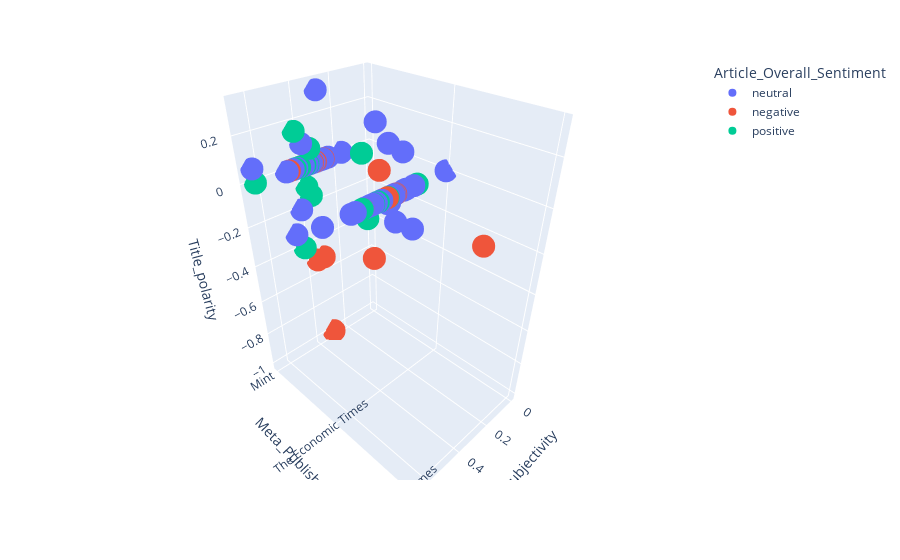

Notebook code for this chart:
### Code cell
print(df_raw['Meta_Publisher'].unique())
lis_of_media = ['The New York Times', 'The Economic Times', 'Mint']
df_temp = df_raw[df_raw['Meta_Publisher'].isin(lis_of_media)]

fig = px.scatter_3d(df_temp, x='Article_subjectivity', y='Meta_Publisher', z='Title_polarity',
              color='Article_Overall_Sentiment')
fig.show()

### Figure 1 — Plotly figure (JSON) as saved in the notebook; plotly's stock layout.template omitted (floating-point values rounded to 4 significant figures)
{"data": [{"hovertemplate": "Article_Overall_Sentiment=neutral<br>Article_subjectivity=%{x}<br>Meta_Publisher=%{y}<br>Title_polarity=%{z}<extra></extra>", "legendgroup": "neutral", "marker": {"color": "#636efa", "symbol": "circle"}, "mode": "markers", "name": "neutral", "scene": "scene", "showlegend": true, "type": "scatter3d", "x": [0.4283, 0.1815, 0.2, 0.4316, 0.3306, 0.3685, 0.3353, 0.3121, 0.4065, 0.4417, 0.5313, 0.4043, 0.2658, 0.2658, 0.2593, 0.4114, 0.3615, 0.4635, 0.3967, 0.3967, 0.3833, 0.3244, 0.3772, 0.2, 0.29, 0.2, 0, 0.3159, 0.2963, 0.2963, 0.2973, 0.2, 0.3487, 0.3136, 0.3938, 0.3421, 0.4617, 0.3737, 0.4076, 0.3049, 0.3533, 0.3049, 0.3533, 0.4681, 0.2888, 0.4289, 0.2, 0.3018, 0.475, 0.3253, 0.4277, 0.4277, 0.4337, 0.4249, 0.4337, 0.4249, 0.2819, 0.6375, 0.6375, 0.306, 0.4821, 0.4059, 0.4821, 0.4059, 0.3357, 0, 0.251, 0.4223, 0.3546, 0.3546, 0.6625, 0.5111, 0.3972, 0.2, 0.2976, 0.4471, 0.4471, 0.3477, 0.3239, 0.475, 0.2575, 0.3958, 0.4325, 0.4325, 0.3545, 0.4308, 0.4308, 0.2791, 0.4687, 0.4778, 0.3381, 0.4175, 0.244], "y": ["Mint", "Mint", "The Economic Times", "The Economic Times", "The Economic Times", "Mint", "Mint", "The Economic Times", "The Economic Times", "The Economic Times", "The Economic Times", "The Economic Times", "The Economic Times", "The Economic Times", "Mint", "Mint", "Mint", "The Economic Times", "Mint", "Mint", "The Economic Times", "Mint", "The Economic Times", "The Economic Times", "Mint", "The Economic Times", "The Economic Times", "Mint", "Mint", "Mint", "Mint", "The Economic Times", "Mint", "Mint", "Mint", "The Economic Times", "The Economic Times", "Mint", "Mint", "Mint", "Mint", "Mint", "Mint", "The Economic Times", "Mint", "Mint", "The Economic Times", "The Economic Times", "The Economic Times", "Mint", "Mint", "Mint", "Mint", "The Economic Times", "Mint", "The Economic Times", "Mint", "Mint", "Mint", "The Economic Times", "Mint", "The Economic Times", "Mint", "The Economic Times", "The Economic Times", "The Economic Times", "The Economic Times", "The Economic Times", "Mint", "Mint", "The Economic Times", "The Economic Times", "Mint", "The Economic Times", "Mint", "Mint", "Mint", "The Economic Times", "Mint", "The Economic Times", "The Economic Times", "Mint", "The Economic Times", "The Economic Times", "Mint", "Mint", "Mint", "Mint", "Mint", "Mint", "Mint", "The Economic Times", "The Economic Times"], "z": [0, 0, 0, 0, 0, 0, 0, 0, 0, 0, 0, 0.3071, 0.16, 0.16, 0, 0, 0, 0, 0, 0, 0, 0, 0, 0, 0, -0.2, 0, 0, 0, 0, 0, 0, 0, 0, 0, 0.2143, 0, 0, 0, 0, 0, 0, 0, 0, 0, 0, 0, -0.125, 0, 0, -0.2, -0.2, 0, 0, 0, 0, 0, 0.0625, 0.0625, 0, 0, 0, 0, 0, -0.025, 0, 0, 0, 0, 0, 0, 0, 0, 0, 0.3, 0, 0, -0.025, 0, 0, 0, 0.1, 0, 0, 0, 0, 0, 0, -0.3125, 0, 0, 0, 0]}, {"hovertemplate": "Article_Overall_Sentiment=negative<br>Article_subjectivity=%{x}<br>Meta_Publisher=%{y}<br>Title_polarity=%{z}<extra></extra>", "legendgroup": "negative", "marker": {"color": "#EF553B", "symbol": "circle"}, "mode": "markers", "name": "negative", "scene": "scene", "showlegend": true, "type": "scatter3d", "x": [0.3474, 0.3102, 0.3719, 0.383, 0.367, 0.4132, 0.4745, 0.4671, 0.3666, 0.3666, 0.3065, 0.3065, 0.4731, 0.4675, 0.3446, 0.3446, 0.422, 0.3524, 0.2859, 0.3292, 0.3277, 0.3023, 0.3885], "y": ["The Economic Times", "The Economic Times", "The Economic Times", "The Economic Times", "The New York Times", "Mint", "The Economic Times", "Mint", "Mint", "Mint", "Mint", "Mint", "Mint", "Mint", "Mint", "Mint", "The Economic Times", "Mint", "Mint", "Mint", "Mint", "The Economic Times", "The Economic Times"], "z": [0, 0, 0, 0, 0, 0, 0, 0, -0.5, -0.5, -1, -1, 0, 0, 0, 0, -0.2431, 0, 0, 0, -0.5, 0, 0.125]}, {"hovertemplate": "Article_Overall_Sentiment=positive<br>Article_subjectivity=%{x}<br>Meta_Publisher=%{y}<br>Title_polarity=%{z}<extra></extra>", "legendgroup": "positive", "marker": {"color": "#00cc96", "symbol": "circle"}, "mode": "markers", "name": "positive", "scene": "scene", "showlegend": true, "type": "scatter3d", "x": [0.6325, 0.3872, 0.3677, 0.3858, 0.3858, 0.3878, 0.419, 0.4137, 0.4714, 0.4256, 0.4774, 0.3431, 0.432, 0.3678, 0.4417, 0.3956, 0.4369, 0.4369, 0.1798, 0.3701, 0.357, 0.4511], "y": ["Mint", "Mint", "Mint", "Mint", "Mint", "Mint", "The Economic Times", "Mint", "The Economic Times", "Mint", "The Economic Times", "The Economic Times", "Mint", "Mint", "Mint", "The Economic Times", "Mint", "Mint", "The Economic Times", "Mint", "Mint", "The Economic Times"], "z": [0, -0.1, 0, 0, 0, 0, 0, 0, 0.2143, 0.16, 0, 0, -0.4, -0.15, 0, 0, 0, 0, 0, 0, 0.06818, -0.05]}], "layout": {"legend": {"title": {"text": "Article_Overall_Sentiment"}, "tracegroupgap": 0}, "margin": {"t": 60}, "scene": {"domain": {"x": [0, 1], "y": [0, 1]}, "xaxis": {"title": {"text": "Article_subjectivity"}}, "yaxis": {"title": {"text": "Meta_Publisher"}}, "zaxis": {"title": {"text": "Title_polarity"}}}}}
